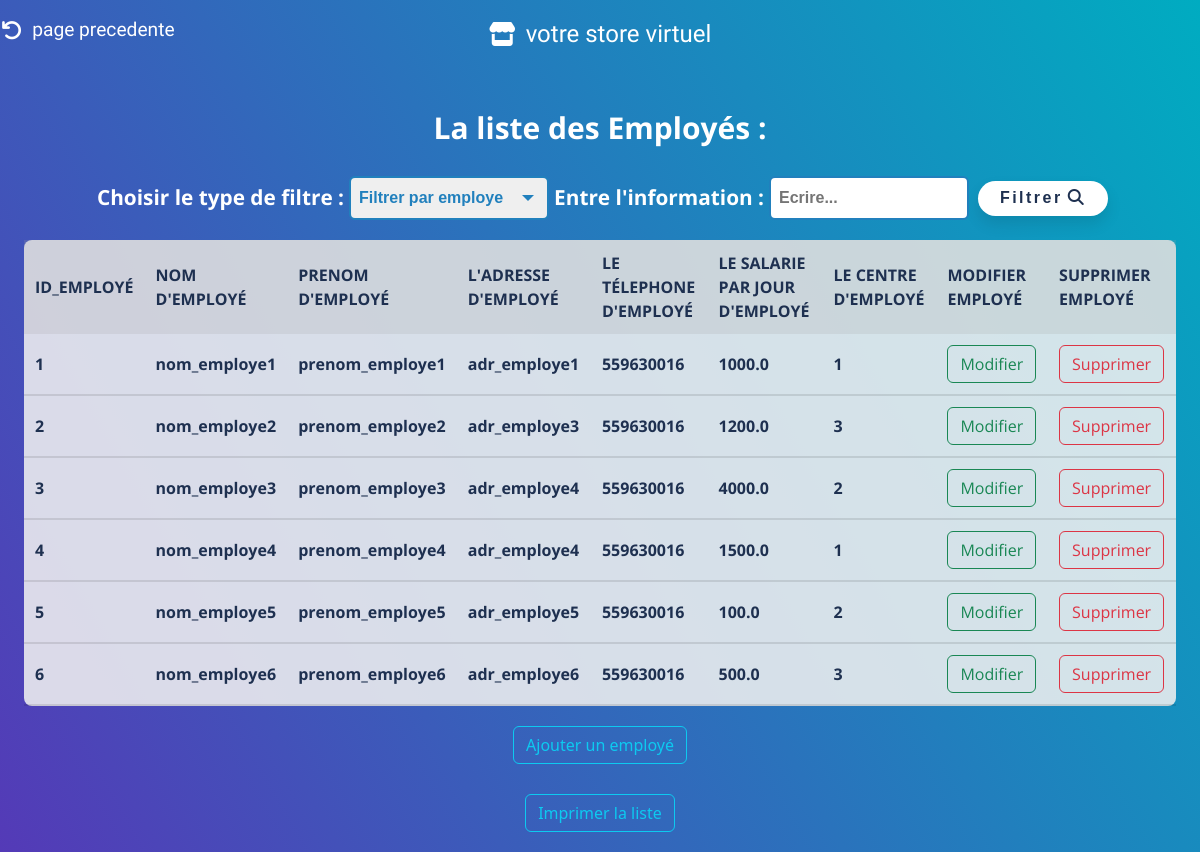
The page /gerer_employe/ on the database its author committed.
### magasinier/models.py (models this page shows, shortened)
class Employe(models.Model):
    nomE = models.CharField(max_length=50)
    prenomE = models.CharField(max_length=50)
    adrE = models.CharField(max_length=50)
    telephone = models.BigIntegerField()
    Salarie_jour = models.FloatField(default=0)  # 'max_length' isn't needed for FloatField
    centre = models.ForeignKey(Centre, on_delete=models.CASCADE)

class Centre(models.Model):
    id = models.AutoField(primary_key=True)
    numC = models.IntegerField(default=0)
    designation = models.CharField(max_length=100, null=True)

### magasinier/views.py (the view)
# urls.py: path('gerer_employe/',views.afficher_employés,name='liste_employé'),
def afficher_employés(request):
    filter_type = request.GET.get('filter_type')
    cherch = request.GET.get('chercher')
    employe = Employe.objects.all()
    if filter_type == 'employe' and cherch:
        employe = employe.filter(nomE__startswith=cherch)
    if filter_type == 'centre' and cherch:
        employe = employe.filter(centre__numC__startswith=cherch)
    return render(request, "gerer_employe.html", {"employees": employe})

### magasinier/templates/gerer_employe.html (shortened to what this page needs)
{% load static %}
<!DOCTYPE html>
<html lang="en">
<head>
    <link rel="stylesheet" type="text/css" href="{% static 'css/bootstrap.min.css' %}">
    <link rel="stylesheet" href="{% static 'css/styleModal.css' %}">
    <link href="{% static 'fontawesomefree/css/all.min.css' %}" rel="stylesheet" type="text/css">
    <link
      rel="stylesheet"
      href="{% static 'css/list.css' %}"
      type="text/css"
    />
</head>
<body>
    <a href="{% url 'choisir_option_employe' %}" style="all: unset"><div class="logo"  onmouseover="document.querySelector('.fa-arrow-rotate-left').style.color='rgba(255, 255, 255, 0.39)';
        this.style.color='rgba(255, 255, 255, 0.39)';"onmouseout="document.querySelector('.fa-arrow-rotate-left').style.color='rgb(255, 255, 255)';
        this.style.color='rgb(255, 255, 255)'; " style=" position: absolute;
            top: 0;
            left: 0;
            cursor: pointer;
            text-wrap: nowrap;
            display: flex;
            align-items: center;
            justify-content: center;
            padding: 6px;
            font-family: 'Bubblegum Sans', sans-serif;
            color: rgb(255, 255, 255);
            font-size: 1.2rem;
            background-color: transparent;
            border-radius: 30px;
            transition: 0.2s;
            font-weight: 100;
            margin-left: 28px;
            width: 10%;
            margin-top: 10px;"><i class="fa-solid fa-arrow-rotate-left" style="font-size: 1.3rem;color: white; margin-right: 10px;"></i>page precedente</div></a>
    <a href="{% url 'magazinier' %}" style="all: unset"><div class="logo"  onmouseover="this.style.backgroundColor='rgba(255, 255, 255, 0.39)';"onmouseout="this.style.backgroundColor='transparent'; " style=" position: absolute;
        top: 0;
        left: 50%;
        transform: translateX(-50%);
        cursor: pointer;
        text-wrap: nowrap;
        display: flex;
        align-items: center;
        justify-content: center;
        padding: 6px;
        font-family: 'Bubblegum Sans', sans-serif;
        color: rgb(255, 255, 255);
        font-size: 1.5rem;
        background-color: transparent;
        border-radius: 30px;
        transition: 0.8s;
        width: 20%;
        font-weight: 100;
        margin-top: 10px;"><i class="fa-solid fa-store" style="font-size: 1.5rem;color: white;
        margin-right: 10px;"></i>votre store virtuel</div></a>
    <h4>La liste des Employés :</h4>
    <form method="GET" action="{% url 'liste_employé' %}">
        <label for="filter_type">Choisir le type de filtre :</label>
            <div class="custom-select">
                <select id="filter_type" name="filter_type">
                    <option value="employe">Filtrer par employe</option>
                </select>
              </div>
              <label for="chercher">Entre l'information :</label>
              <input type="text" id="chercher" name="chercher" placeholder="Ecrire...">
              <button type="submit">Filtrer<i class="fa-solid fa-magnifying-glass"></i></button>
            </form>
    <table >
        <tr class="table-info">
            <th>ID_Employé</th>
            <th>Nom d'employé</th>
            <th>Prenom d'employé</th>
            <th>l'adresse d'employé</th>
            <th>le télephone d'employé</th>
            <th>le salarie par jour d'employé</th>
            <th>le centre d'employé</th>
            <th>Modifier Employé</th>
            <th>Supprimer Employé</th>
        </tr>
         {% for e in employees %}
         <tr>
         <td>{{e.id}}</td>
         <td> {{e.nomE}} </td>
         <td> {{e.prenomE}} </td>
         <td> {{e.adrE}} </td>
         <td> {{e.telephone}} </td>
         <td> {{e.Salarie_jour}} </td>
         <td> {{e.centre.numC}} </td>
         <td><a a href="{% url 'modifier_employe' e.id %}" class="btn btn-outline-success"> Modifier </a></td>
         <td><a href="#" class="btn btn-outline-danger"  onclick="confirmDelete('{{ e.id }}')">Supprimer</a></td>
         </tr>
         {% endfor%}
    </table>
    <a href="{% url 'ajouter_employe'%}" class="btn btn-outline-info" style="margin: 10px;">Ajouter un employé</a>
    <a href="#" type="button" onclick="printProducts()" class="btn btn-outline-info" style="margin: 20px;">Imprimer la liste</a>
</body>
</html>

### magasinier/static/css/list.css (style rules this page uses)
* { margin: 0; padding: 0; color: #fff; font-family: 'Open Sans', sans-serif; font-weight: bold; }
body { background: linear-gradient(60deg, rgba(84,58,183,1) 0%, rgba(0,172,193,1) 100%); display: flex; align-items: center; justify-content: center; flex-direction: column; }
h4 { margin: 30px;margin-top: 110px; font-size: 30px;font-weight: bold; }
form { display: flex; align-items: center; justify-content: center; font-family: Arial, sans-serif; }
.custom-select { position: relative; display: inline-block; font-family: Arial, sans-serif; }
.custom-select select { appearance: none; cursor: pointer; padding: 8px; font-size: 16px; border: 2px solid #2180BD; border-radius: 6px; color: #2180BD; transition: border-color 0.3s ease; width: 200px; }
option { color: #2180BD; }
form label { display: block; margin-left: 5px; margin-right: 5px; font-weight: bold; font-size: 1.3rem; color: #ffffff; }
form input[type="text"], form input[type="date"], form input[type="day"], form input[type="month"], form input[type="year"] { padding: 8px; font-size: 16px; border: 2px solid #2180BD; border-radius: 6px; color: #2180BD; transition: border-color 0.3s ease; width: 200px; }
form button[type="submit"] { margin-left: 9px; width: 130px; height: 35px; font-weight: bold; letter-spacing: 2.5px; color: rgb(30,48,80); background-color: #fff; border: none; border-radius: 25px; box-shadow: 0px 8px 15px rgba(0, 0, 0, 0.1); transition: all 0.3s ease 0s; cursor: pointer; outline: none; }
form button[type="submit"] i { color: rgb(30,48,80); margin-left: 5px; }
table { margin-bottom: 10px; width: 96%; background-color: rgba(240, 240, 240, 0.87); margin-top: 20px; border-collapse: collapse; border-radius: 8px; }
th, td { padding: 11px; text-align: left; font-weight: bold; font-size: 16px; color: rgb(30,48,80); }
th { background-color: rgba(159, 159, 159, 0.2); text-transform: uppercase; }
td { border-bottom: solid 2px rgba(5, 5, 5, 0.1); }

### rows shown on the page
Employe: id "1", nomE "nom_employe1", prenomE "prenom_employe1", adrE "adr_employe1", telephone "559630016", Salarie_jour "1000.0", centre.numC "1"
Employe: id "2", nomE "nom_employe2", prenomE "prenom_employe2", adrE "adr_employe3", telephone "559630016", Salarie_jour "1200.0", centre.numC "3"
Employe: id "3", nomE "nom_employe3", prenomE "prenom_employe3", adrE "adr_employe4", telephone "559630016", Salarie_jour "4000.0", centre.numC "2"
Employe: id "4", nomE "nom_employe4", prenomE "prenom_employe4", adrE "adr_employe4", telephone "559630016", Salarie_jour "1500.0", centre.numC "1"
Employe: id "5", nomE "nom_employe5", prenomE "prenom_employe5", adrE "adr_employe5", telephone "559630016", Salarie_jour "100.0", centre.numC "2"
Employe: id "6", nomE "nom_employe6", prenomE "prenom_employe6", adrE "adr_employe6", telephone "559630016", Salarie_jour "500.0", centre.numC "3"
